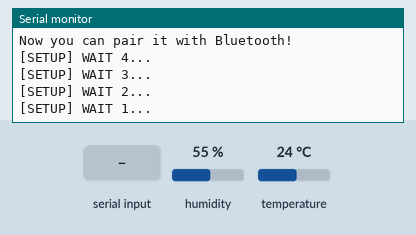
A sketch run on a simulated ESP32. Shown: the last lines printed to the serial monitor. The inputs (shaded band) are chosen by the test bench; at power-on: humidity 55 %, temperature 24 °C. WiFi joins after 1.5 s; servers stay silent unless stated; nothing arrives over Bluetooth unless stated.

Above: at 5.2 s.
5.3 s: "0" received over the second serial link
At 6.2 s:
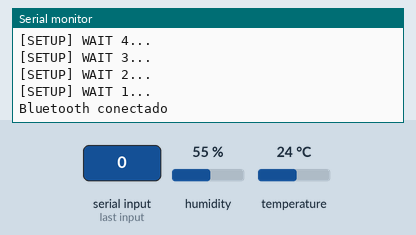
6.8 s: "y" received over the second serial link
At 8.0 s:
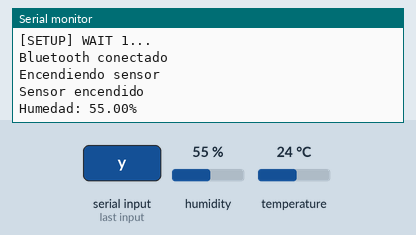
Timing chart, 0 to 9.8 s (numbered marks = the images above; inputs shaded):
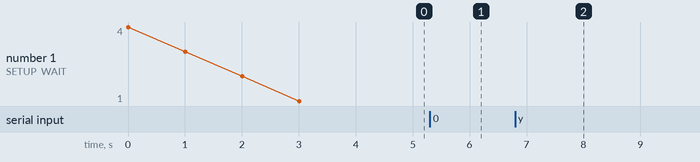

Measured:
- after the input at 5.3 s, the serial monitor: prints a new line at once (image 1)
- after the input at 6.8 s, the serial monitor: prints a new line at once (image 2)

The sketch:

Codigo.ino
```cpp
#include "DHT.h"

#define DHTPIN 12
#define DHTTYPE DHT11

float humedad, temperatura, indice;
int numLectura = 0;
int intSwitch = 0;

DHT dht(DHTPIN, DHTTYPE);
#include "BluetoothSerial.h"

//#define USE_PIN // Uncomment this to use PIN during pairing. The pin is specified on the line below
const char *pin = "1234";  // Change this to more secure PIN.

String device_name = "ESP32-BT-Slave";
byte receivedByte;
char receivedChar;
#if !defined(CONFIG_BT_ENABLED) || !defined(CONFIG_BLUEDROID_ENABLED)
#error Bluetooth is not enabled! Please run `make menuconfig` to and enable it
#endif

#if !defined(CONFIG_BT_SPP_ENABLED)
#error Serial Bluetooth not available or not enabled. It is only available for the ESP32 chip.
#endif

BluetoothSerial SerialBT;

#include <WiFi.h>
#include <WiFiMulti.h>
#define USE_SERIAL Serial

WiFiMulti wifiMulti;

//Aqui ponen su red wifi
const char* ssid = "Rosher";
const char* password = "xr3ARf4Va2";
const char* host = "8d1d952a79382d38fb2f4e6f675aa7f9.serveo.net";
const int httpPort = 80;

void setup() {

  //Bluetooth
  Serial.begin(115200);
  //Serial1.begin(9600);

  SerialBT.begin(device_name);  //Bluetooth device name
  Serial.printf("The device with name \"%s\" is started.\nNow you can pair it with Bluetooth!\n", device_name.c_str());
//Serial.printf("The device with name \"%s\" and MAC address %s is started.\nNow you can pair it with Bluetooth!\n", device_name.c_str(), SerialBT.getMacString()); // Use this after the MAC method is implemented
#ifdef USE_PIN
  SerialBT.setPin(pin);
  Serial.println("Using PIN");
#endif

  //WIFI
  USE_SERIAL.begin(115200);

  USE_SERIAL.println();
  USE_SERIAL.println();
  USE_SERIAL.println();

  for (uint8_t t = 4; t > 0; t--) {
    USE_SERIAL.printf("[SETUP] WAIT %d...\n", t);
    USE_SERIAL.flush();
    delay(1000);
  }


  wifiMulti.addAP(ssid, password);
  dht.begin();

}

void loop() {
  if (Serial.available()) {
    SerialBT.write('1');
  }
  if (SerialBT.available()) {
    byte receivedByte = SerialBT.read();     // Leer un byte
    char receivedChar = char(receivedByte);  // Convertir el byte a un carácter
    if (receivedChar == '0') {
        Serial.println("Bluetooth conectado");
    }
    if (receivedChar == 'y') {
      if(intSwitch!=1){
        intSwitch = 1;
        Serial.println("Encendiendo sensor");
        digitalWrite(DHTPIN,HIGH);
        Serial.println("Sensor encendido");
      }else{
        Serial.println("El sensor ya se encuentra encendido");
      }

    }
    if (receivedChar == 'n'){
      if(intSwitch!=0){
        intSwitch = 0;
        Serial.println("Apagando sensor");
        digitalWrite(DHTPIN,LOW);
        Serial.println("Sensor apagado");
      }else{
        Serial.println("El sensor ya se encuentra apagado");
      }

    }
  }
  if(intSwitch!=0){
  lectura();


  if ((wifiMulti.run() == WL_CONNECTED)) {
    Serial.print("Conectando a ");
    Serial.println(host);

    WiFiClient client;


    if (!client.connected()) {
      // Si no estamos conectados, intentamos reconectar
      if (client.connect(host, httpPort)) {
        Serial.println("Conexión establecida");
      } else {
        Serial.println("Error de conexión");
        delay(5000);
        return; // Intentar nuevamente en 5 segundos
      }
    }

    // Si llegamos aquí, tenemos una conexión activa
    // Puedes enviar y recibir datos aquí

    // Para verificar el estado de la conexión en el bucle, puedes usar:
    if (!client.connected()) {
      Serial.println("La conexión se ha perdido");
      // Puedes realizar acciones adicionales aquí, como intentar reconectar
      // o manejar la pérdida de conexión de la manera que desees.
    }

    // Objeto JSON a enviar en el cuerpo del POST
    String json = "{\"humedad\": "  +String(humedad) +"}";  // Cambia el valor según sea necesario

    // Construye la solicitud POST
    String postRequest = "POST /hp HTTP/1.1\r\n";
    postRequest += "Host: " + String(host) + "\r\n";
    postRequest += "Content-Type: application/json\r\n";
    postRequest += "Content-Length: " + String(json.length()) + "\r\n";
    postRequest += "\r\n";
    postRequest += json;

    Serial.println("Enviando solicitud POST:");
    Serial.println(postRequest);

    if (client.connect(host, httpPort)) {
      Serial.println("Conexión establecida");
      client.print(postRequest);
      delay(500);  // Espera breve para asegurar que se envíen todos los datos
      client.stop();
    } else {
      Serial.println("Error de conexión");
    }

    Serial.println("Solicitud completada");


  }

  //Se espera 5 esegundos para mandar otro dato
  delay(5000);
  }

}

void lectura(){

  humedad=dht.readHumidity();
  //temperatura=dht.readTemperature();

  if(isnan(humedad)||isnan(temperatura)){
    Serial.println("Error de lectua o Sensor apagado");
    return;
  }

  //Serial.print(".");
  //indice=dht.computeHeatIndex(temperatura,humedad,false);
  Serial.print("Humedad: ");
  Serial.print(humedad);
  Serial.print("% \n");

  /*Serial.print("% Temperatura: ");
  Serial.print(temperatura);
  Serial.print("°C \n");
  */


}
```
